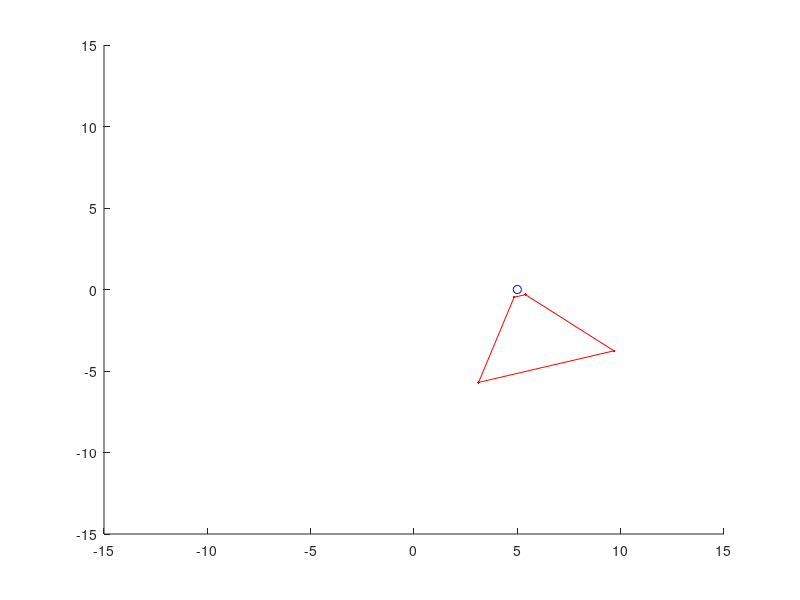

Here is the MATLAB script that generated this plot:
fov = 69.4;
fov_rad = 69.4*pi/180;
bot_location = [2,1];
bot_angle = pi/2;
rot2d = @(theta) [cos(theta) -sin(theta);sin(theta) cos(theta)];
min_d = 0.5;
max_d = 6;
frustrum_t0 = bot_location+[min_d,0]*rot2d(-fov_rad/2-bot_angle);
frustrum_b0 = bot_location+[min_d,0]*rot2d(fov_rad/2-bot_angle);
frustrum_t1 = bot_location+[max_d,0]*rot2d(-fov_rad/2-bot_angle);
frustrum_b1 = bot_location+[max_d,0]*rot2d(fov_rad/2-bot_angle);
figure(1)
xlim([-15 15])
for i = 0:0.1:5
    j = 5-i;
    k = i;
    bot_location = [i,j];
    bot_angle = k;
    frustrum_t0 = bot_location+[min_d,0]*rot2d(-fov_rad/2-bot_angle);
    frustrum_b0 = bot_location+[min_d,0]*rot2d(fov_rad/2-bot_angle);
    frustrum_t1 = bot_location+[max_d,0]*rot2d(-fov_rad/2-bot_angle);
    frustrum_b1 = bot_location+[max_d,0]*rot2d(fov_rad/2-bot_angle);
    figure(1)
    clf
    hold on
    
    plot(bot_location(1),bot_location(2),'bo')
    plot(frustrum_t0(1),frustrum_t0(2),'r.')
    plot(frustrum_t1(1),frustrum_t1(2),'r.')
    plot([frustrum_t0(1),frustrum_t1(1)],[frustrum_t0(2),frustrum_t1(2)],'r')
    plot(frustrum_b0(1),frustrum_b0(2),'r.')
    plot(frustrum_b1(1),frustrum_b1(2),'r.')
    plot([frustrum_b0(1),frustrum_b1(1)],[frustrum_b0(2),frustrum_b1(2)],'r')
    plot([frustrum_t0(1),frustrum_b0(1)],[frustrum_t0(2),frustrum_b0(2)],'r')
    plot([frustrum_t1(1),frustrum_b1(1)],[frustrum_t1(2),frustrum_b1(2)],'r')
%     xlim([0 10])
%     ylim([-0.4 0.8])
    xlim([-15 15]);
    ylim([-15 15]);
end